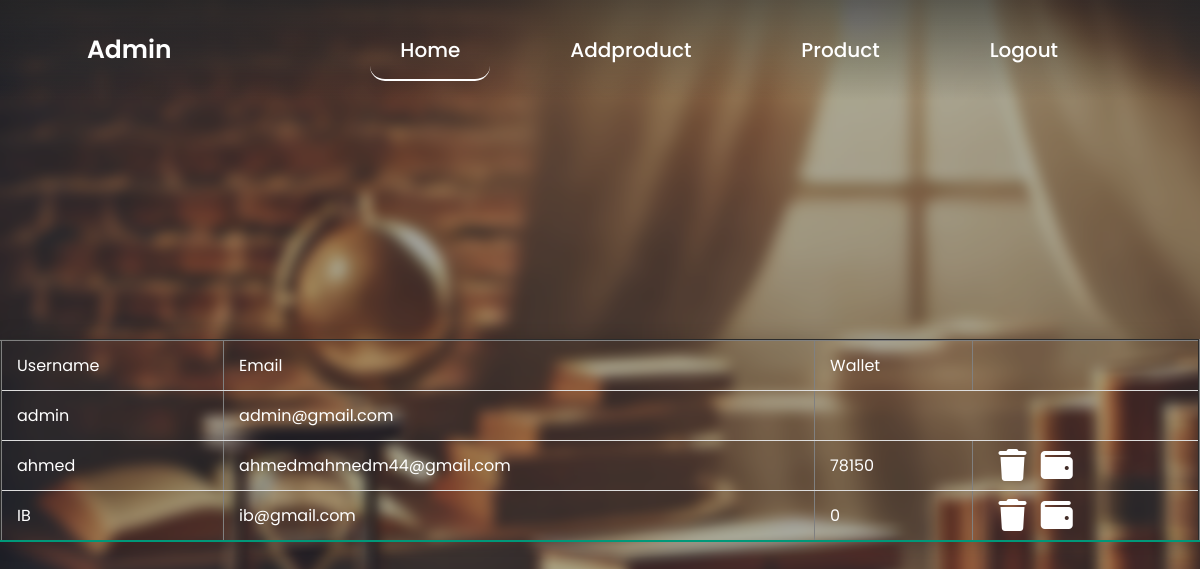
The page / (signed in) on the database its author committed.
### tables this page shows
CREATE TABLE users (
			id INTEGER PRIMARY KEY AUTOINCREMENT,
			username TEXT NOT NULL UNIQUE,
            email TEXT UNIQUE,
			password TEXT NOT NULL,
            fName TEXT ,
            lName TEXT,
            photo_name TEXT,
            wallet INTEGER
		);

### app.py (the view)
@app.route('/')
def index():
    if 'username' in session:
        if session['username']=='admin':
            return render_template('admin.html',users=db.get_all_users(connection))
        else:
            user=db.get_user(connection,session['username'])
            return render_template('index.html',products=db.get_product(connection),user=user)
    user=None
    return render_template('index.html',products=db.get_product(connection),user=user)

### app.py (called while the page is built)
def is_malicious_request(req):
    malicious_patterns = ["SELECT", "DROP", "<script>", "UNION", "--"]
    for pattern in malicious_patterns:
        if pattern in req.data.decode('utf-8').upper() or pattern in req.query_string.decode('utf-8').upper():
            return True
    return False

@app.before_request
def check_request():
    if is_malicious_request(request):
        abort(403)

### db.py (called while the page is built)
def get_all_users(connection):
    cursor = connection.cursor()
    query = 'SELECT * FROM users'
    cursor.execute(query)
    return cursor.fetchall()

### templates/admin.html (shortened to what this page needs)
<!DOCTYPE html>
<html lang="en">
<head>
    <link rel="stylesheet" href="{{ url_for('static', filename='css/style.css') }}" />
    <link rel="stylesheet" href="{{ url_for('static', filename='css/1.css') }}" />
    <link rel="stylesheet" href="https://cdnjs.cloudflare.com/ajax/libs/font-awesome/6.6.0/css/all.min.css" />
</head>
<body>
    <div class="wrapper">
        <nav class="nav">
            <div class="nav-logo">
                <p>Admin</p>
            </div>
            <div class="nav-menu" id="navMenu">
                <ul>
                    <li><a href="/" class="link active">Home</a></li>
                    <li><a href="/addproduct" class="link">Addproduct</a></li>
                    <li><a href="/product" class="link">Product</a></li>
                    <li><a href="/logout" class="link">Logout</a></li>
                </ul>
            </div>
        </nav>
    <br> <br>
        <table border="2" class="table">
            <tr>
                <td>Username</td>
                <td>Email</td>
                <td>Wallet</td>
            </tr>
                {%for i in users%}
                <tr>
                <td>{{i[1]}}</td>
                <td>{{i[2]}}</td>
                {%if i[1] != 'admin'%}
                <td>{{i[7]}}</td>
                <td><a href="{{url_for('deleteuser',id=i[0])}}"><i style="padding: 10px 10px;color:white;" class="fa-solid fa-trash fa-2xl"></i></a>
                <a href="{{url_for('addtowallet',id=i[0])}}"><i style="color:white;"class="fa-solid fa-wallet fa-2xl"></i></a></td>
                {%endif%}
                </tr>
                {%endfor%}
        </table>
    </div>
</body>
</html>

### static/css/style.css (style rules this page uses)
* { margin: 0; padding: 0; box-sizing: border-box; font-family: 'Poppins', sans-serif; }
body { background: url("images/imageblur.png"); }
.wrapper { display: flex; justify-content: center; align-items: center; min-height: 110vh; background: rgba(39, 39, 39, 0.4); }
.nav { position: fixed; top: 0; display: flex; justify-content: space-around; width: 100%; height: 100px; line-height: 100px; background: linear-gradient(rgba(39,39,39, 0.6), transparent); z-index: 100; }
.nav-logo p { color: white; font-size: 25px; font-weight: 600; }
.nav-menu ul { display: flex; }
.nav-menu ul li { list-style-type: none; }
.nav-menu ul li .link { text-decoration: none; font-weight: 500; color: #fff; padding-bottom: 15px; margin: 0 25px; }
.link:hover, .active { border-bottom: 2px solid #fff; }

### static/css/1.css (style rules this page uses)
.link { padding: 10px 30px; text-decoration: none; border-radius: 15px; font-size: 20px; }
table { width: 100%; border-collapse: collapse; margin: 25px 0; font-size: 1em; box-shadow: 0 0 20px rgba(0, 0, 0, 0.15); }
table th, table td { padding: 12px 15px; }
table tbody tr { border-bottom: 1px solid #dddddd; color: rgb(255, 255, 255); }
table tbody tr:last-of-type { border-bottom: 2px solid #009879; }

### rows shown on the page
users: username "admin", email "admin@gmail.com"
users: username "ahmed", email "ahmedmahmedm44@gmail.com", wallet "78150"
users: username "IB", email "ib@gmail.com", wallet "0"
